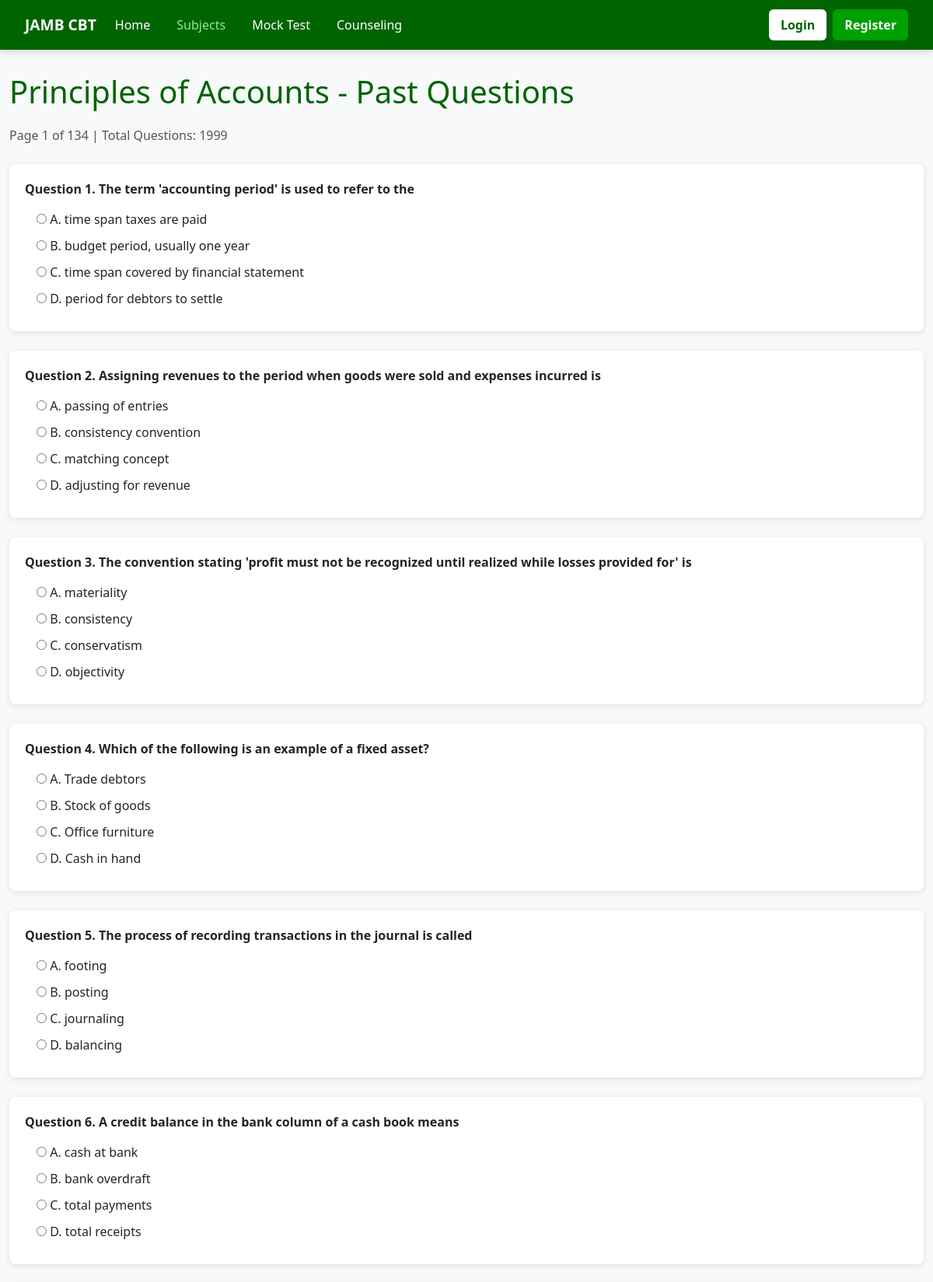
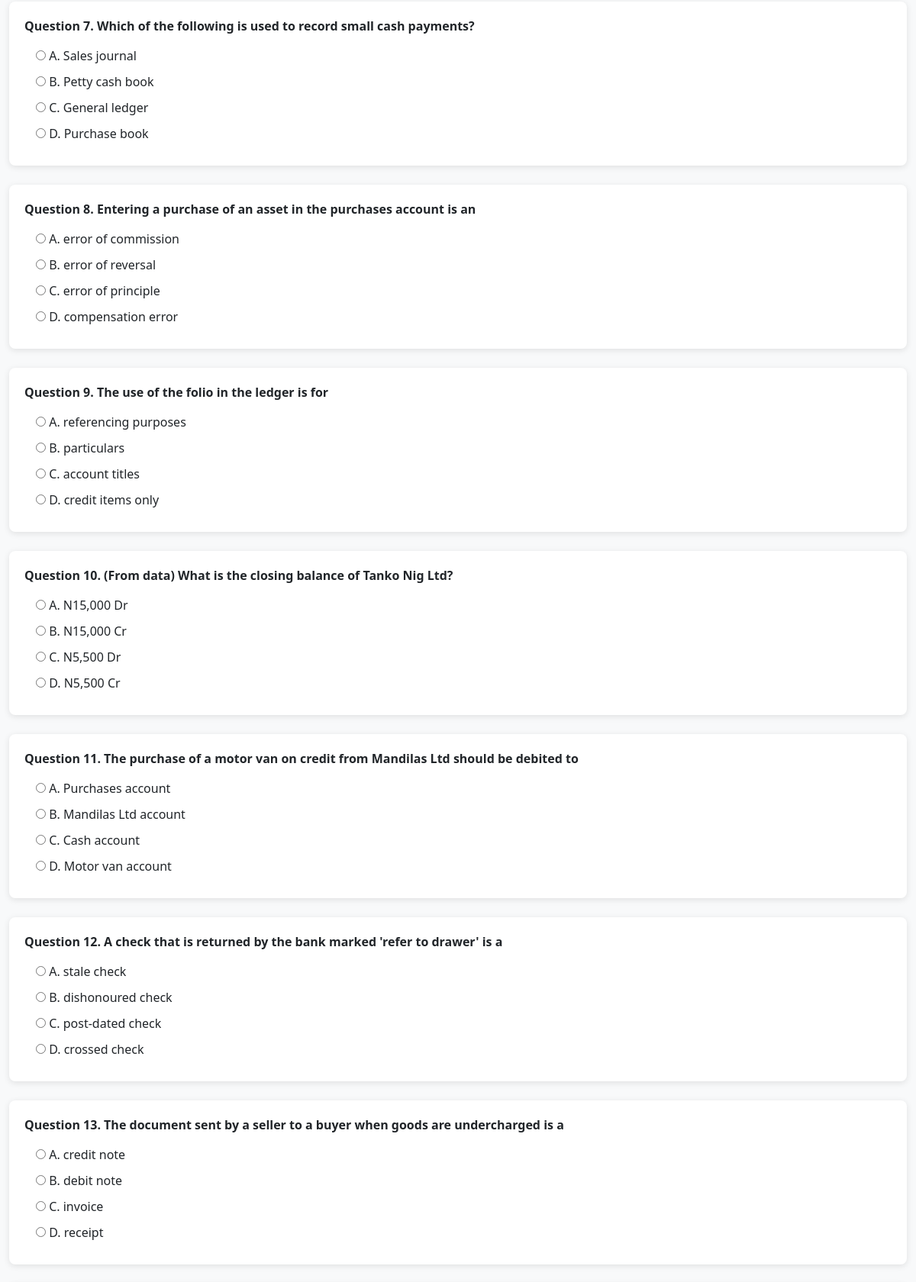
Screenshot of /exams/past/3/ (upper part) with the database file from the repository (2 pictures, top to bottom).
### exams/models.py (models this page shows, shortened)
class Subject(models.Model):
    name = models.CharField(max_length=200)

class Question(models.Model):
    subject = models.ForeignKey(Subject, on_delete=models.CASCADE, related_name='questions')
    question_text = models.TextField()
    option_a = models.CharField(max_length=500)
    option_b = models.CharField(max_length=500)
    option_c = models.CharField(max_length=500)
    option_d = models.CharField(max_length=500)
    correct_option = models.CharField(max_length=1, choices=[
        ('A', 'A'),
        ('B', 'B'),
        ('C', 'C'),
        ('D', 'D')
    ])
    year = models.IntegerField(null=True, blank=True)
    explanation = models.TextField(blank=True, null=True)

### exams/views.py (the view)
# urls.py: path("past/<int:subject_id>/", views.past_questions, name="past_questions"),
def past_questions(request, subject_id):
    subject = get_object_or_404(Subject, id=subject_id)
    all_questions = Question.objects.filter(subject=subject).order_by("id")
    page_number = request.GET.get("page", 1)
    try:
        page_number = int(page_number)
    except:
        page_number = 1
    per_page = 15
    start = (page_number - 1) * per_page
    end = start + per_page
    questions = all_questions[start:end]
    total_questions = all_questions.count()
    total_pages = (total_questions + per_page - 1) // per_page
    context = {
        "subject": subject,
        "questions": questions,
        "current_page": page_number,
        "total_pages": total_pages,
        "has_next": page_number < total_pages,
        "has_previous": page_number > 1,
        "total_questions": total_questions,
    }
    return render(
        request,
        "exams/past_questions.html",
        context
    )

### exams/templates/exams/past_questions.html (shortened to what this page needs)
{% extends "exams/base.html" %}
{% block content %}
<h1 style="color:#006400; margin-bottom:20px;">{{ subject.name }} - Past Questions</h1>
<p style="margin-bottom:25px; color:#555;">
    Page {{ current_page }} of {{ total_pages }} | Total Questions: {{ total_questions }}
</p>
{% for question in questions %}
<div style="margin-bottom:25px; background:white; padding:20px; border-radius:8px; box-shadow:0 2px 8px rgba(0,0,0,0.1);">
    <p style="font-weight:bold; margin-bottom:15px;">
        <strong>Question {{ forloop.counter }}.</strong> {{ question.question_text }}
    </p>
    <div style="margin-left:15px;">
        <label style="display:block; margin:10px 0;">
            <input type="radio" name="{{ question.id }}" value="A"> A. {{ question.option_a }}
        </label>
        <label style="display:block; margin:10px 0;">
            <input type="radio" name="{{ question.id }}" value="B"> B. {{ question.option_b }}
        </label>
        <label style="display:block; margin:10px 0;">
            <input type="radio" name="{{ question.id }}" value="C"> C. {{ question.option_c }}
        </label>
        <label style="display:block; margin:10px 0;">
            <input type="radio" name="{{ question.id }}" value="D"> D. {{ question.option_d }}
        </label>
    </div>
</div>
{% endfor %}
<br><br>
{% endblock %}

### exams/templates/exams/base.html (style rules this page uses)
* { margin:0; padding:0; box-sizing:border-box; }
body { font-family:'Segoe UI', Arial, sans-serif; background-color:#f8f9fa; }

### rows the page displays
Subject: name "Principles of Accounts"
Question: question_text "The term 'accounting period' is used to refer to the", option_a "time span taxes are paid", option_b "budget period, usually one year", option_c "time span covered by financial statement", option_d "period for debtors to settle"
Question: question_text "Assigning revenues to the period when goods were sold and expenses incurred is", option_a "passing of entries", option_b "consistency convention", option_c "matching concept", option_d "adjusting for revenue"
Question: question_text "The convention stating 'profit must not be recognized until realized while losses provided for' is", option_a "materiality", option_b "consistency", option_c "conservatism", option_d "objectivity"
Question: question_text "Which of the following is an example of a fixed asset?", option_a "Trade debtors", option_b "Stock of goods", option_c "Office furniture", option_d "Cash in hand"
Question: question_text "The process of recording transactions in the journal is called", option_a "footing", option_b "posting", option_c "journaling", option_d "balancing"
Question: question_text "A credit balance in the bank column of a cash book means", option_a "cash at bank", option_b "bank overdraft", option_c "total payments", option_d "total receipts"
Question: question_text "Which of the following is used to record small cash payments?", option_a "Sales journal", option_b "Petty cash book", option_c "General ledger", option_d "Purchase book"
Question: question_text "Entering a purchase of an asset in the purchases account is an", option_a "error of commission", option_b "error of reversal", option_c "error of principle", option_d "compensation error"
Question: question_text "The use of the folio in the ledger is for", option_a "referencing purposes", option_b "particulars", option_c "account titles", option_d "credit items only"
Question: question_text "(From data) What is the closing balance of Tanko Nig Ltd?", option_a "N15,000 Dr", option_b "N15,000 Cr", option_c "N5,500 Dr", option_d "N5,500 Cr"
Question: question_text "The purchase of a motor van on credit from Mandilas Ltd should be debited to", option_a "Purchases account", option_b "Mandilas Ltd account", option_c "Cash account", option_d "Motor van account"
Question: question_text "A check that is returned by the bank marked 'refer to drawer' is a", option_a "stale check", option_b "dishonoured check", option_c "post-dated check", option_d "crossed check"
Question: question_text "The document sent by a seller to a buyer when goods are undercharged is a", option_a "credit note", option_b "debit note", option_c "invoice", option_d "receipt"

### other values shown
{{ current_page }} "1"
{{ total_pages }} "134"
{{ total_questions }} "1999"
